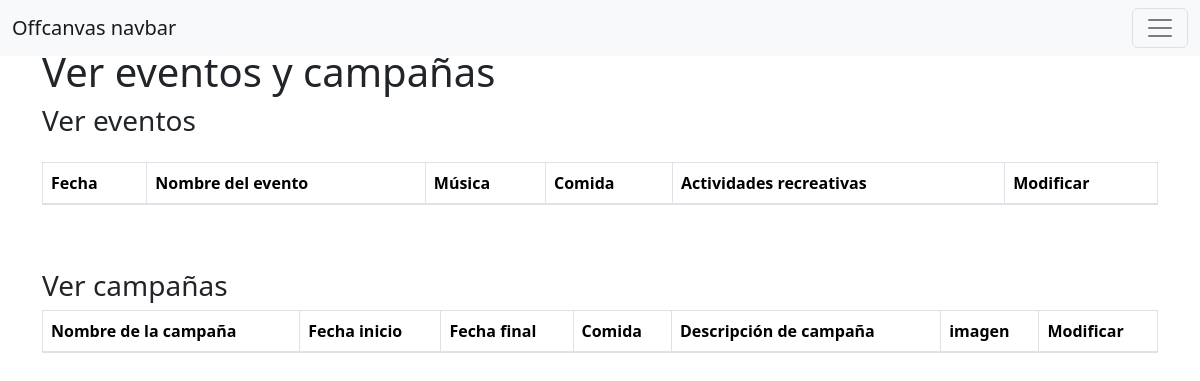
The app's page /Ver_eventos_campania (signed in), older data.
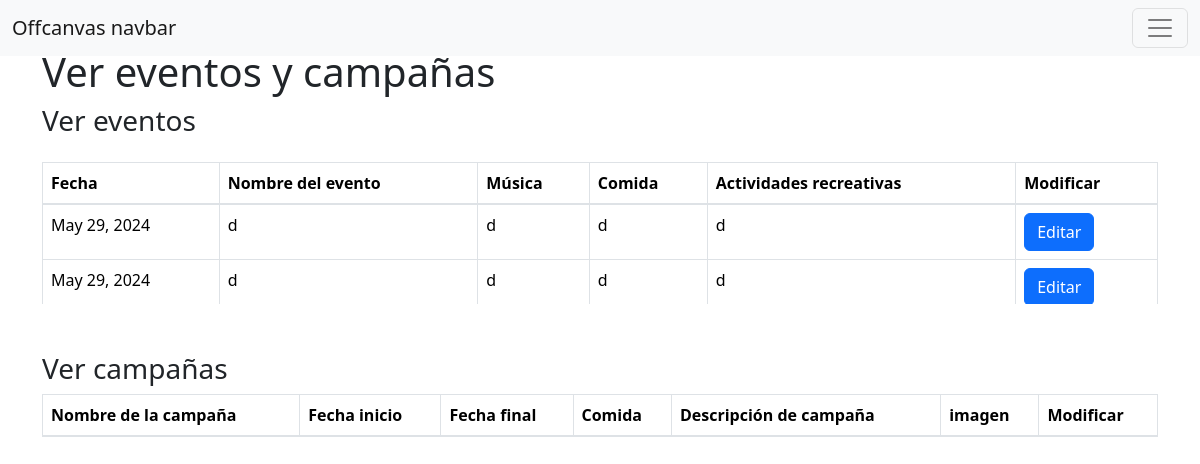
The same page, newer data.
### app_Marketing/models.py (models this page shows, shortened)
class Evento(models.Model):
    nombreEvento = models.CharField(max_length=100)
    fechaRealizacion = models.DateField(blank=True, null=True)
    musica = models.CharField(max_length=100)
    comida  = models.CharField(max_length=100)
    actividadRecreativa = models.CharField(max_length=100)

### app_Marketing/views.py (the view)
# urls.py: path('Ver_eventos_campania', views.ver_eventos_campania,name='Ver_eventos_campania'),
@login_required
def ver_eventos_campania(request):
    eventos = models.Evento.objects.all()
    campanias = models.Campania.objects.all()
    return render(request,'ver_eventos_campania.html',{
        'current_page': 'Ver_eventos_campania',
        'eventos': eventos,
        'campanias': campanias,
    })

### app_Marketing/templates/ver_eventos_campania.html (shortened to what this page needs)
<!DOCTYPE html>
<html lang="en">
<head>
    <link href="https://stackpath.bootstrapcdn.com/bootstrap/4.5.2/css/bootstrap.min.css" rel="stylesheet">
  </head>
<body>
{% extends "layouts/base.html" %}
{% block content %}
    <div class="container mt-5">
        <h1>Ver eventos y campañas</h1>
        <div class="mb-5">
            <div class="scrollable-table">
            <h3 class="mb-4">Ver eventos</h3>
            <table class="table table-bordered">
                <thead>
                    <tr>
                        <th>Fecha</th>
                        <th>Nombre del evento</th>
                        <th>Música</th>
                        <th>Comida</th>
                        <th>Actividades recreativas</th>
                        <th>Modificar</th>
                    </tr>
                </thead>
                <tbody>
                    {% for evento in eventos %}
                    <tr>
                        <td>{{ evento.fechaRealizacion }}</td>
                        <td>{{ evento.nombreEvento }}</td>
                        <td>{{ evento.musica }}</td>
                        <td>{{ evento.comida }}</td>
                        <td>{{ evento.actividadRecreativa }}</td>
                        <td><button class="btn btn-primary">Editar</button></td>
                    </tr>
                {% endfor %}
                </tbody>
            </table>
        </div>
        </div>
        <div>
            <h3>Ver campañas</h3>
            <div class="scrollable-table">
                <table class="table table-bordered">
                    <thead>
                        <tr>
                            <th>Nombre de la campaña</th>
                            <th>Fecha inicio</th>
                            <th>Fecha final</th>
                            <th>Comida</th>
                            <th>Descripción de campaña</th>
                            <th>imagen</th>
                            <th>Modificar</th>
                        </tr>
                    </thead>
                </table>
            </div>
        </div>
    </div>
    {% endblock %}

### app_Marketing/templates/layouts/base.html (shortened to what this page needs)
<link href="https://cdn.jsdelivr.net/npm/bootstrap@5.3.3/dist/css/bootstrap.min.css" rel="stylesheet">
<link href='https://cdn.jsdelivr.net/npm/fullcalendar@5.10.1/main.min.css' rel='stylesheet' />
<header class="encabezado">
    <div class="container mt-5">
        <nav>
            <nav class="navbar navbar-light bg-light fixed-top">
                <div class="container-fluid">
                  <a class="navbar-brand" href="#">Offcanvas navbar</a>
                  <button class="navbar-toggler" type="button" data-bs-toggle="offcanvas" data-bs-target="#offcanvasNavbar" aria-controls="offcanvasNavbar">
                    <span class="navbar-toggler-icon"></span>
                  </button>
                </div>
              </nav>
        </nav>
    </div>
    </header>
    {% block content %}
    {% endblock %}

### app_Marketing/templates/ver_eventos_campania.html (style rules this page uses)
.scrollable-table { max-height: 200px; overflow-y: auto; }

Row changes from the older to the newer data that the page shows:
added Evento: fechaRealizacion "May 29, 2024", nombreEvento "d", musica "d", comida "d", actividadRecreativa "d"
added Evento: fechaRealizacion "May 29, 2024", nombreEvento "d", musica "d", comida "d", actividadRecreativa "d"
